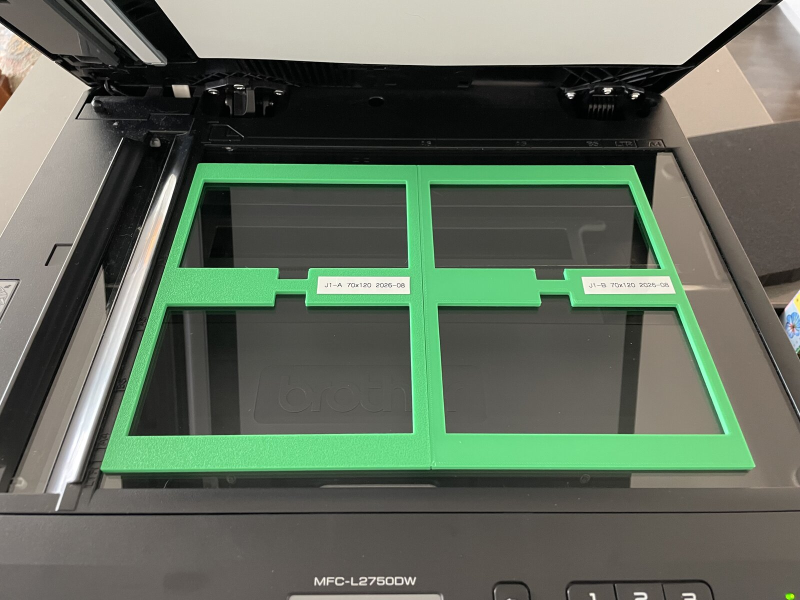
#> input picture hardware/jig.jpeg, 1600 x 1200 px (shown at 1/2 size)
$ python edge_sharpness.py ../hardware/jig.jpeg
#> lines starting #> are read from the running program, lines starting #| are printed output that depends on the picture
"""Measure how sharp each card edge is, per window, across a set of scans.

This is the acceptance test for the foam pressure pad — RFC-001 §"Card lift". It measures
a *physical* property (is the card flat on the platen?) independently of whether `detect`
succeeds, which matters because the two failed together and only one of them is fixable in
software.

The number that decides it is the `bottom` row of the summary table. On 2026-08-03, over
seven scans and 28 cards with no pad:

    top      gapLuma   154   contrast   100   width    3.0px (127um)
    bottom   gapLuma   178   contrast    76   width   20.0px (847um)
    left     gapLuma   128   contrast   105   width    3.0px (127um)
    right    gapLuma   124   contrast   107   width    3.0px (127um)

Three edges at the scanner's PSF limit and one smeared 7x wider, only along the scan axis,
varying card-to-card. That is a penumbra from cards lifted off the glass. With the pad in,
`bottom` must land at ~3px like the others.

    uv run --with opencv-python-headless python tools/edge_sharpness.py <scan.jpg>...

Deliberately crude: it walks a fixed distance from each window wall and takes fixed-offset
samples for the gap and card plateaus, rather than finding the edge properly. That is the
point — it must not share code with the detector whose failure it is diagnosing. Scanlines
where the gap-to-card contrast is under 8 luma are skipped as unmeasurable, so a card with
dark artwork at its border contributes fewer samples rather than a wrong one.
"""

from __future__ import annotations

import sys

import cv2
import numpy as np

from deckle.edges import INWARD, _line_at
from deckle.jig import EDGES, find_windows

N_SAMPLES = 140  # px walked inward from the wall; ~5.9mm at 600dpi
GAP_AT = slice(20, 30)  # plateau in the clearance gap, past the wall's dark line
CARD_AT = slice(100, 140)  # well inside the card, past any edge transition
MIN_CONTRAST = 8.0


def _profile(gray: np.ndarray, wall, edge: str, at: int) -> np.ndarray | None:
    """Luma walking inward from the wall, starting 8px outside it."""
    anchor = _line_at(wall, float(at), edge)
    dx, dy = INWARD[edge]
    step = dy if edge in ("top", "bottom") else dx
    start = int(round(anchor - 8 * step))
    stop = start + N_SAMPLES * step
    if edge in ("top", "bottom"):
        if min(start, stop) < 0 or max(start, stop) >= gray.shape[0]:
            return None
        return gray[start:stop:step, at].astype(np.float32)
    if min(start, stop) < 0 or max(start, stop) >= gray.shape[1]:
        return None
    return gray[at, start:stop:step].astype(np.float32)


def _transition_width(prof: np.ndarray) -> tuple[float, float, float] | None:
    """(gap luma, card luma, 10-90% rise width in px) for one scanline."""
    gap = float(np.median(prof[GAP_AT]))
    card = float(np.median(prof[CARD_AT]))
    if card - gap < MIN_CONTRAST:
        return None
    t10, t90 = gap + 0.1 * (card - gap), gap + 0.9 * (card - gap)
    seg = prof[15:90]
    above = np.flatnonzero(seg >= t90)
    if not above.size:
        return None
    below = np.flatnonzero(seg[: above[0]] <= t10)
    if not below.size:
        return None
    return gap, card, float(above[0] - below[-1])


def main(paths: list[str]) -> int:
    hdr = f"{'scan':>12} {'win':>3} {'edge':>6} {'gapLuma':>8} {'cardLuma':>8}"
    print(f"{hdr} {'contrast':>8} {'width_px':>9} {'width_um':>9}")
    per_edge: dict[str, list[tuple[float, float, float]]] = {}

    for path in paths:
        bgr = cv2.imread(path)
#> bgr is the input picture: shape (1200, 1600, 3); mean B, G, R 93.5, 109.1, 98.1
        if bgr is None:
            print(f"cannot read {path}", file=sys.stderr)
            return 1
        gray = cv2.cvtColor(bgr, cv2.COLOR_BGR2GRAY)
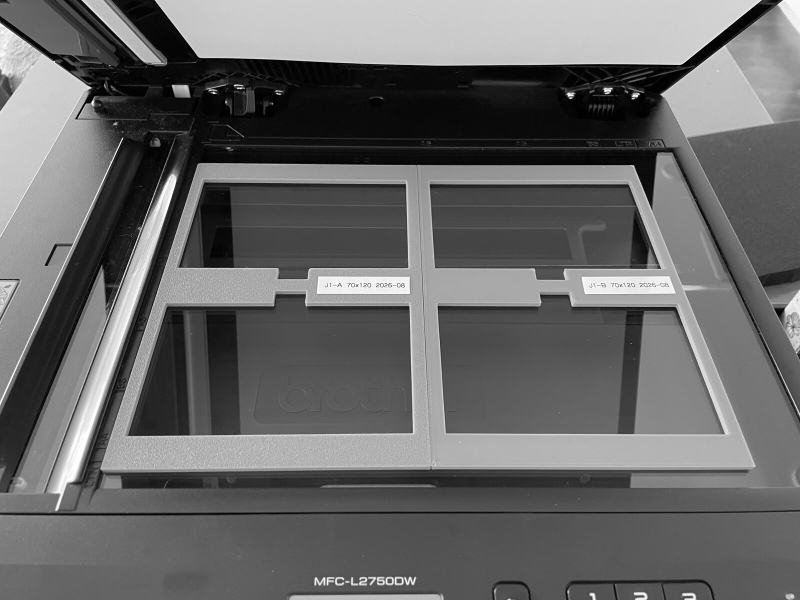
#> gray: shape (1200, 1600) (shown at 1/2 size); min 0, max 255, mean 104
        for w in find_windows(bgr):
            x, y, ww, hh = w.bbox
            for edge in EDGES:
                lo, hi = (x, x + ww) if edge in ("top", "bottom") else (y, y + hh)
                got = []
                for frac in np.linspace(0.2, 0.8, 13):
                    prof = _profile(gray, w.wall_lines[edge].line, edge, int(lo + frac * (hi - lo)))
                    if prof is None:
                        continue
                    m = _transition_width(prof)
                    if m is not None:
                        got.append(m)
                if not got:
                    continue
                a = np.array(got)
                gap, card, width = (float(np.median(a[:, i])) for i in range(3))
                print(
                    f"{path[-20:-8]:>12} {w.index:>3} {edge:>6} {gap:8.0f} {card:8.0f} "
                    f"{card - gap:8.0f} {width:9.1f} {width * 25400 / 600:9.0f}"
                )
                per_edge.setdefault(edge, []).append((gap, card - gap, width))
#> this loop made 0 passes
#> after the loop, per_edge = 0 items

    print(f"\n=== per-edge medians over {sum(len(v) for v in per_edge.values()) // 4} cards ===")
    for edge in EDGES:
        if edge not in per_edge:
            continue
        a = np.array(per_edge[edge])
        w = float(np.median(a[:, 2]))
        print(
            f"{edge:>6}  gapLuma {np.median(a[:, 0]):5.0f}   contrast {np.median(a[:, 1]):5.0f}"
            f"   width {w:5.1f}px ({w * 25400 / 600:.0f}um)"
        )
    return 0


if __name__ == "__main__":
#> (the run stopped early here; a loop or call above may not have finished)
